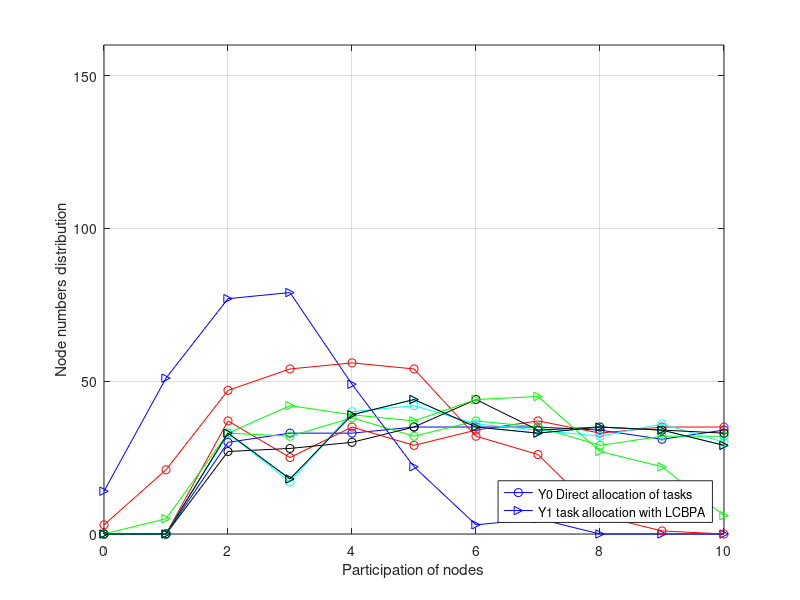

Source code (MATLAB):
% Completion comparison with 
% or without the algoritm.
% Fn = 300
clc;
clear;

x = [0 1 2 3 4 5 6 7 8 9 10];
y010 = [0 0 30 33 33 35 35 35 34 31 34];
y015 = [0 0 37 25 35 29 34 37 33 35 35];
y020 = [0 0 33 32 38 32 37 35 29 32 32];
y025 = [0 0 33 17 40 42 36 34 32 36 30];
y030 = [0 0 27 28 30 35 44 34 35 34 33];
y110 = [14 51 77 79 49 22 3	5 0 0 0];
y115 = [3 21 47 54 56 54 32 26 6 1 0];
y120 = [0 5 33 42 39 37 44 45 27 22 6];
y125 = [0 0	33 18 39 44 35 33 35 34 29];
y130 = [0 0 33 18 39 44 35 33 35 34 29];
% y = [0 0 7 10 9 10 12 12 12 12 12];
% bar(y010,0.5)
figure
 h1=plot(x,y010,'-oblue'); hold on;
    plot(x,y015,'-ored');  hold on;
    plot(x,y020,'-ogreen');hold on;
    plot(x,y025,'-oc');    hold on;
    plot(x,y030,'-oblack'); 
    % ,x,y015,'-ored', x,y020,'-ogreen',x,y025,'-oc',x,y030,'-oblack');

 h2=plot(x,y110,'->blue'); hold on;
    plot(x,y115,'-ored');  hold on;
    plot(x,y120,'->green');hold on;
    plot(x,y125,'->c');    hold on;
    plot(x,y130,'->black');
    %,x,y115,'-ored', x,y120,'->green',x,y125,'->c',x,y130,'->black');
 xlabel('Participation of nodes');
 ylabel('Node numbers distribution')
grid on;
legend([h1,h2],'Y0 Direct allocation of tasks','Y1 task allocation with LCBPA','Location','SouthEast');
axis([0,10,0,160])